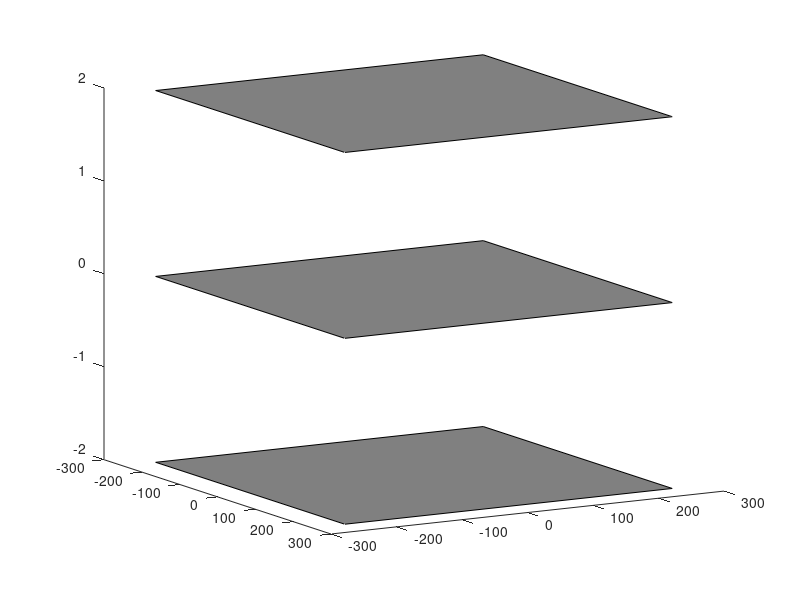

Source code (MATLAB): (Note: this script raises an error after producing the figure.)
%load('matlab.mat')

figure(999)
clf
hold on
view([60 13])

%% make a grey background box
zoff = .1;
greyLim = 250;
greyX = [-greyLim,greyLim;-greyLim,greyLim];
greyY = [greyLim,greyLim;-greyLim,-greyLim];
greyColor = repmat([.5,.5,.5]', 1,size(greyX,1),size(greyX,2));
greyColor = permute(greyColor,[2,3,1]);

zmult = 2;
% plot grey boxes (z = 0,1,2,3)
for z = -1:1
    zn = zeros(size(greyX))+z*zmult;
    surf(greyX,greyY,zn,greyColor)
end



%% plot RGC dendrites
zlevel = 0*zmult + zoff;

for i = 1:size(traceImg.curLoc)
    plot3([traceImg.curLoc(i,1), traceImg.parentLoc(i,1)], ...
        [traceImg.curLoc(i,2), traceImg.parentLoc(i,2)], [zlevel,zlevel], 'k', 'LineWidth',1.5)
end

synInd = 4434; %very far right
scatter3(traceImg.parentLoc(synInd,1),traceImg.parentLoc(synInd,2),zlevel,'*','r')
%scatter3(traceImg.parentLoc(synInd,1),traceImg.parentLoc(synInd,2),zlevel,1.5,'.','r')
%110.7 -27.7
%% plot bipolar RF
zlevel = 1*zmult + zoff;

lim = round(size(bDog.x,1)*.5/2);
limInd = bDog.center-lim:bDog.center+lim;
x = bDog.x(limInd,limInd);
y = bDog.y(limInd,limInd);
x = x + traceImg.parentLoc(synInd,1); %shift to center on synapse
y = y + traceImg.parentLoc(synInd,2);
d = bDog.vals(limInd,limInd)/2;
z = d+zlevel-min(d(:));
c = bDog.color(limInd,limInd,:);
%c = ccc(limInd,limInd,:);
surf(x,y,z,c,'FaceColor','interp','EdgeColor','none');

%% plot stimuli circle
zlevel = 2*zmult% + zoff;
r = 200;

[y,x] = ndgrid(-greyLim:5:greyLim,-greyLim:5:greyLim);
dist = sqrt((x.^2 + y.^2));
c = ones(size(x));
c(dist>r) = .5;
c = repmat(c,1,1,3);
z = zeros(size(x)) + zlevel;
surf(x,y,z,c,'EdgeColor','none')

%plot outline around gray box
x = [-greyLim,-greyLim,greyLim,greyLim,-greyLim];
y = [-greyLim,greyLim,greyLim,-greyLim,-greyLim];
z = y*0 + zlevel;
plot3(x,y,z,'k')

%% plot RGC RF
zlevel = -1*zmult + zoff;

lim = round(size(rDog.x,1)*.4/2);
limInd = rDog.center-lim:rDog.center+lim;
x = rDog.x(limInd,limInd);
y = rDog.y(limInd,limInd);
d = rDog.vals(limInd,limInd)/2;
z = d+zlevel-min(d(:));
c = rDog.color(limInd,limInd,:);

surf(x,y,z,c,'FaceColor','interp','EdgeColor','none');





xlim([-300,300])
ylim([-300,300])
zlim([-4,6])
%% plot red lines
offset = sqrt((44^2)/2);

xy = repmat([110.7+offset -27.7+offset],4,1);
xyz = cat(2, xy, [4.3;2;0;-2]);
plot3(xyz(:,1),xyz(:,2),xyz(:,3), ':', 'Color','red','LineWidth',1.5)

xy = repmat([110.7-offset -27.7-offset],4,1);
xyz = cat(2, xy, [4.3;2;0;-2]);
plot3(xyz(:,1),xyz(:,2),xyz(:,3), ':', 'Color','red','LineWidth',1.5)